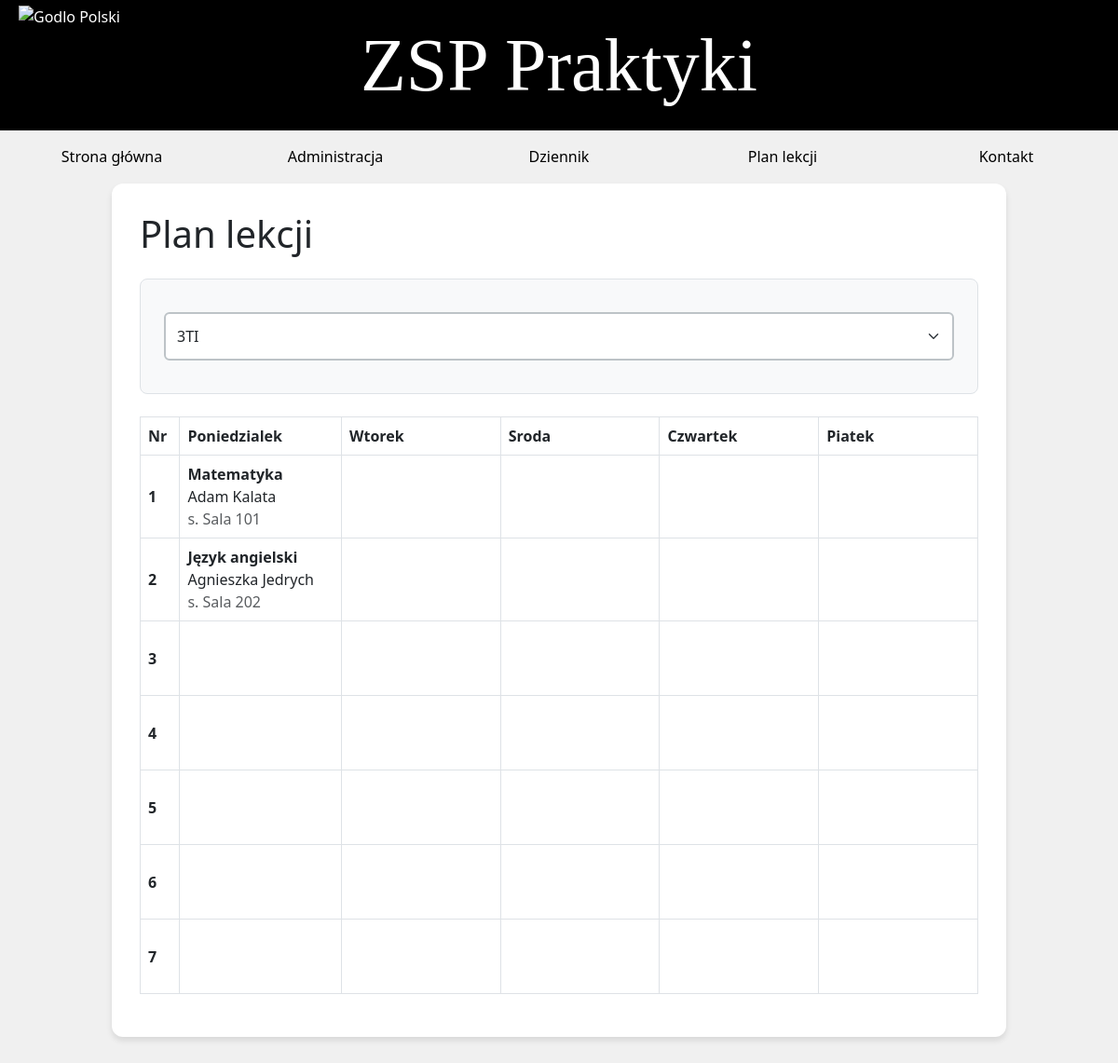
The page /plan_lekcji.php on the database its author committed.
### tables this page shows
CREATE TABLE `plan_lekcji` (
  `id` int(11) NOT NULL,
  `id_klasy` int(11) NOT NULL,
  `id_przedmiotu` int(11) NOT NULL,
  `id_nauczyciela` int(11) NOT NULL,
  `nr_lekcji` int(11) NOT NULL,
  `dzien_tygodnia` enum('Poniedzialek','Wtorek','Sroda','Czwartek','Piatek') DEFAULT NULL,
  `sala` varchar(20) DEFAULT NULL
);

CREATE TABLE `przedmioty` (
  `id` int(11) NOT NULL,
  `nazwa` varchar(100) NOT NULL
);

### plan_lekcji.php (the view, shortened to what this page needs)
<!DOCTYPE html>
<html lang="pl">
<head>
    <link rel="stylesheet" href="style.css">
    <link href="https://cdn.jsdelivr.net/npm/bootstrap@5.3.0/dist/css/bootstrap.min.css" rel="stylesheet">
</head>
<body style="background-color: #f0f0f0;">
    <header>
        <div id="header1"><img id="godlo" src="godlo.png" alt="Godlo Polski"></div>
        <div id="header2">ZSP Praktyki</div>
        <div id="header3"></div>
    </header>
    <nav id="navigacja" class="navigacja">
        <a href="index.php"><p id="menu">Strona główna</p></a>
        <a href="administracja.php"><p id="menu">Administracja</p></a>
        <a href="dziennik"><p id="menu">Dziennik</p></a>
        <a href="plan_lekcji.php"><p id="menu">Plan lekcji</p></a>
        <a href="kontakt.html"><p id="menu">Kontakt</p></a>
    </nav>
    <div id="next">
    <h1 class="mb-4">Plan lekcji</h1>
    <?php
    include 'polaczenie.php';
    $classes = [];
    $class_result = $conn->query("SELECT id, nazwa FROM klasy");
    while($row = $class_result->fetch_assoc()) {
        $classes[$row['id']] = $row['nazwa'];
    }
    $selected_class = $_POST['class'] ?? array_key_first($classes);
    ?>
    <form method="post" class="mb-4">
        <select name="class" class="form-select" onchange="this.form.submit()">
            <?php foreach($classes as $id => $name): ?>
                <option value="<?= $id ?>" <?= $id == $selected_class ? 'selected' : '' ?>>
                    <?= htmlspecialchars($name) ?>
                </option>
            <?php endforeach; ?>
        </select>
    </form>
    <?php
    $stmt = $conn->prepare("
        SELECT pl.dzien_tygodnia, pl.nr_lekcji, p.nazwa AS przedmiot,
               CONCAT(o.imie, ' ', o.nazwisko) AS nauczyciel, pl.sala
        FROM plan_lekcji pl
        JOIN przedmioty p ON pl.id_przedmiotu = p.id
        JOIN osoby o ON pl.id_nauczyciela = o.id
        WHERE pl.id_klasy = ?
        ORDER BY FIELD(pl.dzien_tygodnia, 'Poniedzialek', 'Wtorek', 'Sroda', 'Czwartek', 'Piatek'), pl.nr_lekcji
    ");
    $stmt->bind_param("i", $selected_class);
    $stmt->execute();
    $result = $stmt->get_result();
    $schedule = [];
    while($row = $result->fetch_assoc()) {
        $schedule[$row['dzien_tygodnia']][$row['nr_lekcji']] = [
            'przedmiot' => $row['przedmiot'],
            'nauczyciel' => $row['nauczyciel'],
            'sala' => $row['sala']
        ];
    }
    ?>
    <table class="table table-bordered lesson-table">
        <thead>
            <tr>
                <th>Nr</th>
                <?php
                $days = ['Poniedzialek', 'Wtorek', 'Sroda', 'Czwartek', 'Piatek'];
                foreach($days as $day) {
                    echo "<th>" . htmlspecialchars(ucfirst($day)) . "</th>";
                }
                ?>
            </tr>
        </thead>
        <tbody>
            <?php for($lesson = 1; $lesson <= 7; $lesson++): ?>
                <tr>
                    <th><?= $lesson ?></th>
                    <?php foreach($days as $day): ?>
                        <td class="lesson-cell">
                            <?php if(isset($schedule[$day][$lesson])): ?>
                                <div class="fw-bold"><?= htmlspecialchars($schedule[$day][$lesson]['przedmiot']) ?></div>
                                <div><?= htmlspecialchars($schedule[$day][$lesson]['nauczyciel']) ?></div>
                                <div class="text-muted">s. <?= htmlspecialchars($schedule[$day][$lesson]['sala']) ?></div>
                            <?php endif; ?>
                        </td>
                    <?php endforeach; ?>
                </tr>
            <?php endfor; ?>
        </tbody>
    </table>
</body>
</html>

### style.css (style rules this page uses)
body { background-color: #f0f0f0; font-family: Arial, sans-serif; margin: 0; padding: 0; }
header { width: 100%; height: 140px; background-color: black; color: white; }
#header1 { width: 25%; float: left; height: 100%; }
#header2 { width: 50%; height: 100%; background-color: black; color: white; text-align: center; line-height: 140px; float: left; font-family: cursive; font-size: 80px; }
#header3 { width: 25%; float: left; height: 100%; }
#godlo { height: 90%; margin-top: 2%; margin-left: 20px; }
#menu { width: 20%; text-align: center; float: left; margin: 0px; padding: 16px 0px 16px 0px; text-decoration: none; }
a:link, a:visited, a:active { color:black }
#next { width: 80%; max-width: 1080px; margin: 40px auto; padding: 30px; background: #ffffff; border-radius: 12px; position: relative; box-shadow: 0 4px 6px rgba(0, 0, 0, 0.1); }
#next form { background: #f8f9fa; padding: 25px; border-radius: 8px; margin-bottom: 30px; border: 1px solid #dee2e6; }
#next input[type="text"], #next input[type="number"], #next select { width: 100%; padding: 12px; margin: 10px 0; border: 2px solid #bdc3c7; border-radius: 6px; font-size: 16px; transition: border-color 0.3s ease; }
.lesson-table { background-color: white; }
.lesson-table th { background-color: #f8f9fa; vertical-align: middle; }
.lesson-cell { min-width: 150px; height: 80px; }

### rows shown on the page
plan_lekcji: id_przedmiotu.nazwa "Matematyka", nauczyciel "Adam Kalata", sala "Sala 101"
plan_lekcji: id_przedmiotu.nazwa "Język angielski", nauczyciel "Agnieszka Jedrych", sala "Sala 202"

### other values the page prints
$day "Poniedzialek"
$day "Wtorek"
$day "Sroda"
$day "Czwartek"
$day "Piatek"
form field class "3TI"
